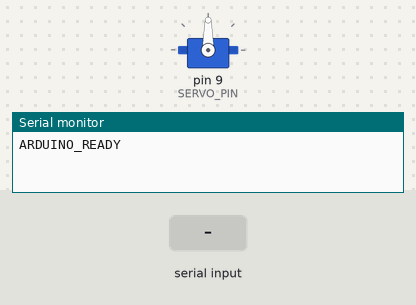
A sketch run on a simulated Arduino Uno, built with avr-gcc and run on an emulated ATmega328P. On the bench: servo, the last lines printed to the serial monitor. The test bench sets the inputs (shaded band).

Above: at 1.7 s.
1.8 s: "30,150\n" received over Serial
At 2.7 s:
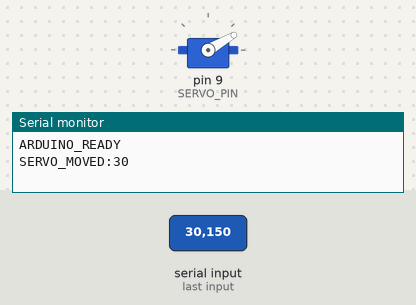
4.5 s: "5\n" received over Serial
At 5.5 s:
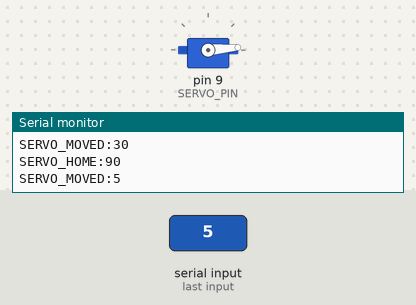
Timing chart, 0 to 7.5 s (numbered marks = the images above; inputs shaded):
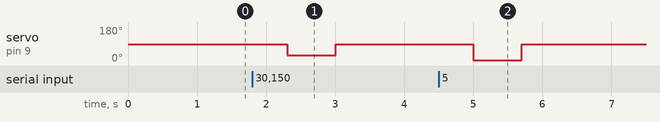

The sketch:

fruit_sorter.ino
```cpp
/* ====================================================================
   Fruit Sorting System — Arduino Servo Control Sketch
   ====================================================================
   Receives target angle commands over Serial from FastAPI Backend.
   Executes the sorting cycle:
     Home/Center (90°) → 0.5s Delay → Target Angle → Return Home (90°)
     Unripe (90°) : Motor does NOT move — stays at center.
     Ripe   (30°) : 60° to the LEFT  — returns immediately to 90°.
     Rotten (150°): 60° to the RIGHT — returns immediately to 90°.

   Protocol:
     - Baud Rate: 9600
     - Input Command: "{angle}\n" (e.g., "30\n", "90\n", "150\n")
     - Output Step 1: "SERVO_MOVED:{angle}\n"
     - Output Step 2: "SERVO_HOME:90\n"
   ==================================================================== */

#include <Servo.h>

Servo sortingServo;
const int SERVO_PIN = 9;
const int HOME_ANGLE = 90;          // Official Center / Home Position
const int INITIAL_DELAY_MS = 500;   // 0.5s delay before moving motor
const int SORTING_HOLD_MS = 700;    // 0.7s hold at target angle so servo completes rotation

void setup() {
  Serial.begin(9600);
  sortingServo.attach(SERVO_PIN);

  // Initialize to Home Position (90°)
  sortingServo.write(HOME_ANGLE);
  delay(500);

  // Ready signal to FastAPI Backend
  Serial.println("ARDUINO_READY");
}

void loop() {
  if (Serial.available() > 0) {
    String inputString = Serial.readStringUntil('\n');
    inputString.trim();

    if (inputString.length() > 0) {
      int targetAngle = inputString.toInt();

      // Validate angle range (0° - 180°)
      if (targetAngle >= 0 && targetAngle <= 180) {
        if (targetAngle == HOME_ANGLE) {
          // Unripe: Do not move motor, stay at home center (90°)
          Serial.print("SERVO_MOVED:");
          Serial.println(HOME_ANGLE);
          Serial.print("SERVO_HOME:");
          Serial.println(HOME_ANGLE);
        } else {
          // Step 1: 0.5s delay before moving motor
          delay(INITIAL_DELAY_MS);

          // Step 2: Move to target angle
          // Ripe   → 30°  (60° left  from center)
          // Rotten → 150° (60° right from center)
          sortingServo.write(targetAngle);

          Serial.print("SERVO_MOVED:");
          Serial.println(targetAngle);

          // Step 3: Hold at target angle so servo physically completes rotation
          delay(SORTING_HOLD_MS);

          // Step 4: Return to Home position (90°)
          sortingServo.write(HOME_ANGLE);

          // Step 5: Completion acknowledgement to backend
          Serial.print("SERVO_HOME:");
          Serial.println(HOME_ANGLE);
        }
      } else {
        Serial.print("ERR: Invalid angle ");
        Serial.println(inputString);
      }
    }
  }
}
```

Measured:
- after the input at 1.8 s, servo on pin 9 (SERVO_PIN): 90° → 30° after 0.51 s, → 90° 0.70 s later
- after the input at 4.5 s, servo on pin 9 (SERVO_PIN): 90° → 5° after 0.50 s, → 90° 0.70 s later
